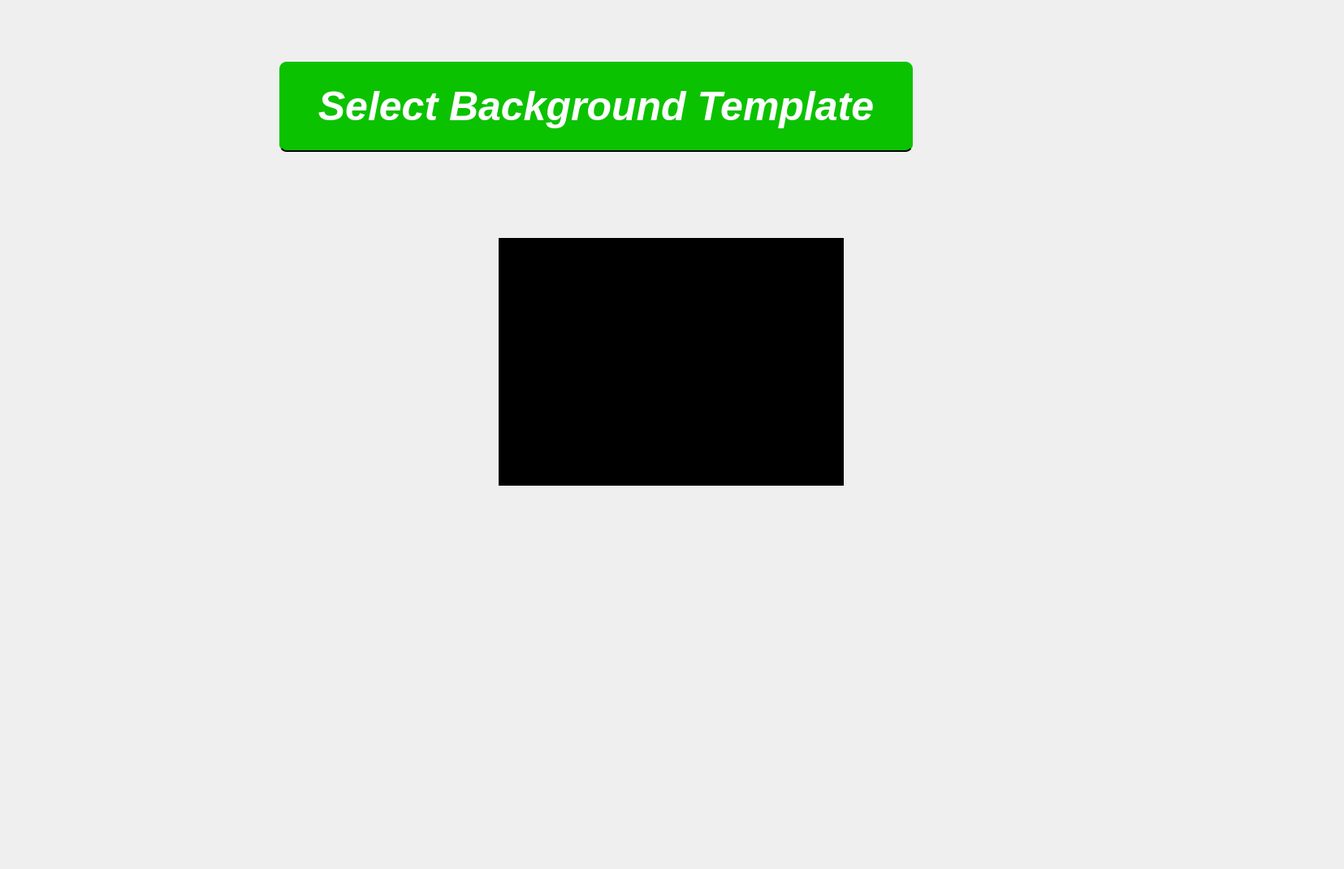
<?xml version="1.0" encoding="UTF-8"?>
<ui version="4.0">
 <class>Background</class>
 <widget class="QWidget" name="Background">
  <property name="enabled">
   <bool>true</bool>
  </property>
  <property name="geometry">
   <rect>
    <x>0</x>
    <y>0</y>
    <width>1655</width>
    <height>1070</height>
   </rect>
  </property>
  <property name="windowTitle">
   <string>Form</string>
  </property>
  <property name="autoFillBackground">
   <bool>false</bool>
  </property>
  <property name="styleSheet">
   <string notr="true">#Background {
    border-image: url(:/images/pics/bg.png) 0 0 0 0 stretch;
}</string>
  </property>
  <layout class="QVBoxLayout" name="verticalLayout">
   <item>
    <spacer name="verticalSpacer">
     <property name="orientation">
      <enum>Qt::Orientation::Vertical</enum>
     </property>
     <property name="sizeType">
      <enum>QSizePolicy::Policy::Minimum</enum>
     </property>
     <property name="sizeHint" stdset="0">
      <size>
       <width>20</width>
       <height>65</height>
      </size>
     </property>
    </spacer>
   </item>
   <item>
    <layout class="QHBoxLayout" name="navButtonsLayout">
     <property name="sizeConstraint">
      <enum>QLayout::SizeConstraint::SetDefaultConstraint</enum>
     </property>
     <item alignment="Qt::AlignmentFlag::AlignHCenter|Qt::AlignmentFlag::AlignVCenter">
      <widget class="QPushButton" name="back">
       <property name="enabled">
        <bool>true</bool>
       </property>
       <property name="minimumSize">
        <size>
         <width>100</width>
         <height>80</height>
        </size>
       </property>
       <property name="maximumSize">
        <size>
         <width>100</width>
         <height>80</height>
        </size>
       </property>
       <property name="cursor">
        <cursorShape>PointingHandCursor</cursorShape>
       </property>
       <property name="styleSheet">
        <string notr="true">#back {
    background-color: transparent; 
    border: none; 
    padding: 0px;
    margin: 0px; 
}
</string>
       </property>
       <property name="text">
        <string/>
       </property>
       <property name="checkable">
        <bool>false</bool>
       </property>
      </widget>
     </item>
     <item>
      <spacer name="horizontalSpacer_2">
       <property name="orientation">
        <enum>Qt::Orientation::Horizontal</enum>
       </property>
       <property name="sizeType">
        <enum>QSizePolicy::Policy::Minimum</enum>
       </property>
       <property name="sizeHint" stdset="0">
        <size>
         <width>40</width>
         <height>20</height>
        </size>
       </property>
      </spacer>
     </item>
     <item alignment="Qt::AlignmentFlag::AlignHCenter|Qt::AlignmentFlag::AlignVCenter">
      <widget class="QFrame" name="fglabel">
       <property name="sizePolicy">
        <sizepolicy hsizetype="Preferred" vsizetype="Preferred">
         <horstretch>0</horstretch>
         <verstretch>0</verstretch>
        </sizepolicy>
       </property>
       <property name="minimumSize">
        <size>
         <width>780</width>
         <height>111</height>
        </size>
       </property>
       <property name="maximumSize">
        <size>
         <width>780</width>
         <height>111</height>
        </size>
       </property>
       <property name="styleSheet">
        <string notr="true">#fglabel {
    background-color: #0BC200;
    border-radius: 9px;
    border-bottom: 2px solid #020202;
}</string>
       </property>
       <property name="frameShape">
        <enum>QFrame::Shape::StyledPanel</enum>
       </property>
       <property name="frameShadow">
        <enum>QFrame::Shadow::Raised</enum>
       </property>
       <layout class="QVBoxLayout" name="verticalLayout_3">
        <item alignment="Qt::AlignmentFlag::AlignHCenter|Qt::AlignmentFlag::AlignVCenter">
         <widget class="QLabel" name="fgtext">
          <property name="enabled">
           <bool>false</bool>
          </property>
          <property name="minimumSize">
           <size>
            <width>762</width>
            <height>90</height>
           </size>
          </property>
          <property name="maximumSize">
           <size>
            <width>762</width>
            <height>90</height>
           </size>
          </property>
          <property name="styleSheet">
           <string notr="true">#fgtext {
    color: #FFF;
    text-align: center;
    font-family: &quot;Roboto Condensed&quot;;
    font-style: italic;
    font-weight: 700;
    font-size: 50px;
}</string>
          </property>
          <property name="frameShape">
           <enum>QFrame::Shape::NoFrame</enum>
          </property>
          <property name="text">
           <string>Select Background Template</string>
          </property>
          <property name="alignment">
           <set>Qt::AlignmentFlag::AlignCenter</set>
          </property>
          <property name="margin">
           <number>4</number>
          </property>
         </widget>
        </item>
       </layout>
      </widget>
     </item>
     <item>
      <spacer name="horizontalSpacer">
       <property name="orientation">
        <enum>Qt::Orientation::Horizontal</enum>
       </property>
       <property name="sizeType">
        <enum>QSizePolicy::Policy::Minimum</enum>
       </property>
       <property name="sizeHint" stdset="0">
        <size>
         <width>520</width>
         <height>20</height>
        </size>
       </property>
      </spacer>
     </item>
    </layout>
   </item>
   <item>
    <spacer name="verticalSpacer_top">
     <property name="orientation">
      <enum>Qt::Orientation::Vertical</enum>
     </property>
     <property name="sizeType">
      <enum>QSizePolicy::Policy::Minimum</enum>
     </property>
     <property name="sizeHint" stdset="0">
      <size>
       <width>20</width>
       <height>100</height>
      </size>
     </property>
    </spacer>
   </item>
   <item>
    <layout class="QGridLayout" name="gridLayout_top_images">
     <item row="2" column="1">
      <widget class="QPushButton" name="image5">
       <property name="minimumSize">
        <size>
         <width>425</width>
         <height>305</height>
        </size>
       </property>
       <property name="maximumSize">
        <size>
         <width>425</width>
         <height>305</height>
        </size>
       </property>
       <property name="cursor">
        <cursorShape>PointingHandCursor</cursorShape>
       </property>
       <property name="styleSheet">
        <string notr="true">#image5{
    border: none;
    background-image: url(:/images/pics/bg5.png);
    background-repeat: no-repeat;
    background-position: center;
        background-color: transparent;
        width: 241px;
   height: 141px;
}

#image5::hover{
        border: 5px solid #FFC20F;
    border-radius: 8px;
}

/* NEW: Style for the 'selected' custom property */
#image5[selected=&quot;true&quot;] { /* Use attribute selector for your custom property */
    border: 5px solid #0BC200;
    border-radius: 8px;
}</string>
       </property>
       <property name="text">
        <string/>
       </property>
      </widget>
     </item>
     <item row="0" column="1">
      <widget class="QPushButton" name="image2">
       <property name="minimumSize">
        <size>
         <width>425</width>
         <height>305</height>
        </size>
       </property>
       <property name="maximumSize">
        <size>
         <width>425</width>
         <height>305</height>
        </size>
       </property>
       <property name="cursor">
        <cursorShape>PointingHandCursor</cursorShape>
       </property>
       <property name="styleSheet">
        <string notr="true">#image2{
    border: none;
    background-image: url(:/images/pics/bg2.png);
    background-repeat: no-repeat;
    background-position: center;
        background-color: black;
        width: 241px;
   height: 141px;
}

#image2::hover{
        border: 5px solid #FFC20F;
    border-radius: 8px;
}

/* NEW: Style for the 'selected' custom property */
#image2[selected=&quot;true&quot;] { /* Use attribute selector for your custom property */
    border: 5px solid #0BC200;
    border-radius: 8px;
}</string>
       </property>
       <property name="text">
        <string/>
       </property>
      </widget>
     </item>
     <item row="0" column="0">
      <widget class="QPushButton" name="image1">
       <property name="minimumSize">
        <size>
         <width>425</width>
         <height>305</height>
        </size>
       </property>
       <property name="maximumSize">
        <size>
         <width>425</width>
         <height>305</height>
        </size>
       </property>
       <property name="cursor">
        <cursorShape>PointingHandCursor</cursorShape>
       </property>
       <property name="autoFillBackground">
        <bool>false</bool>
       </property>
       <property name="styleSheet">
        <string notr="true">#image1{
    border: none;
    background-image: url(:/images/pics/bg1.png);
    background-repeat: no-repeat;
    background-position: center;
    background-size: cover;
    background-color: transparent;
}

#image1:hover{
    border: 5px solid #FFC20F;
    border-radius: 8px;
}

#image1[selected=&quot;true&quot;] {
    border: 5px solid #0BC200;
    border-radius: 8px;
}</string>
       </property>
       <property name="text">
        <string/>
       </property>
      </widget>
     </item>
     <item row="2" column="0">
      <widget class="QPushButton" name="image4">
       <property name="minimumSize">
        <size>
         <width>425</width>
         <height>305</height>
        </size>
       </property>
       <property name="maximumSize">
        <size>
         <width>425</width>
         <height>305</height>
        </size>
       </property>
       <property name="cursor">
        <cursorShape>PointingHandCursor</cursorShape>
       </property>
       <property name="styleSheet">
        <string notr="true">#image4{
    border: none;
    background-image: url(:/images/pics/bg4.png);
    background-repeat: no-repeat;
    background-position: center;
        background-color: transparent;
        width: 241px;
   height: 141px;
}

#image4::hover{
        border: 5px solid #FFC20F;
    border-radius: 8px;
}

/* NEW: Style for the 'selected' custom property */
#image4[selected=&quot;true&quot;] { /* Use attribute selector for your custom property */
    border: 5px solid #0BC200;
    border-radius: 8px;
}</string>
       </property>
       <property name="text">
        <string/>
       </property>
      </widget>
     </item>
     <item row="2" column="2">
      <widget class="QPushButton" name="image6">
       <property name="minimumSize">
        <size>
         <width>425</width>
         <height>305</height>
        </size>
       </property>
       <property name="maximumSize">
        <size>
         <width>425</width>
         <height>305</height>
        </size>
       </property>
       <property name="styleSheet">
        <string notr="true">#image6{
    border: none;
    background-image: url(:/images/pics/bg6.png);
    background-repeat: no-repeat;
    background-position: center;
        background-color: transparent;
        width: 241px;
   height: 141px;
}

#image6::hover{
        border: 5px solid #FFC20F;
    border-radius: 8px;
}

/* NEW: Style for the 'selected' custom property */
#image6[selected=&quot;true&quot;] { /* Use attribute selector for your custom property */
    border: 5px solid #0BC200;
    border-radius: 8px;
}</string>
       </property>
       <property name="text">
        <string/>
       </property>
      </widget>
     </item>
     <item row="0" column="2">
      <widget class="QPushButton" name="image3">
       <property name="minimumSize">
        <size>
         <width>425</width>
         <height>305</height>
        </size>
       </property>
       <property name="maximumSize">
        <size>
         <width>425</width>
         <height>305</height>
        </size>
       </property>
       <property name="cursor">
        <cursorShape>PointingHandCursor</cursorShape>
       </property>
       <property name="styleSheet">
        <string notr="true">#image3{
    border: none;
    background-image: url(:/images/pics/bg3.png);
    background-repeat: no-repeat;
    background-position: center;
        background-color: transparent;
        width: 241px;
   height: 141px;
}

#image3::hover{
        border: 5px solid #FFC20F;
    border-radius: 8px;
}

/* NEW: Style for the 'selected' custom property */
#image3[selected=&quot;true&quot;] { /* Use attribute selector for your custom property */
    border: 5px solid #0BC200;
    border-radius: 8px;
}</string>
       </property>
       <property name="text">
        <string/>
       </property>
      </widget>
     </item>
     <item row="1" column="0">
      <spacer name="verticalSpacer_2">
       <property name="orientation">
        <enum>Qt::Orientation::Vertical</enum>
       </property>
       <property name="sizeHint" stdset="0">
        <size>
         <width>20</width>
         <height>40</height>
        </size>
       </property>
      </spacer>
     </item>
    </layout>
   </item>
   <item>
    <spacer name="verticalSpacer_bottom">
     <property name="orientation">
      <enum>Qt::Orientation::Vertical</enum>
     </property>
     <property name="sizeType">
      <enum>QSizePolicy::Policy::MinimumExpanding</enum>
     </property>
     <property name="sizeHint" stdset="0">
      <size>
       <width>20</width>
       <height>30</height>
      </size>
     </property>
    </spacer>
   </item>
  </layout>
 </widget>
 <resources/>
 <connections/>
</ui>
